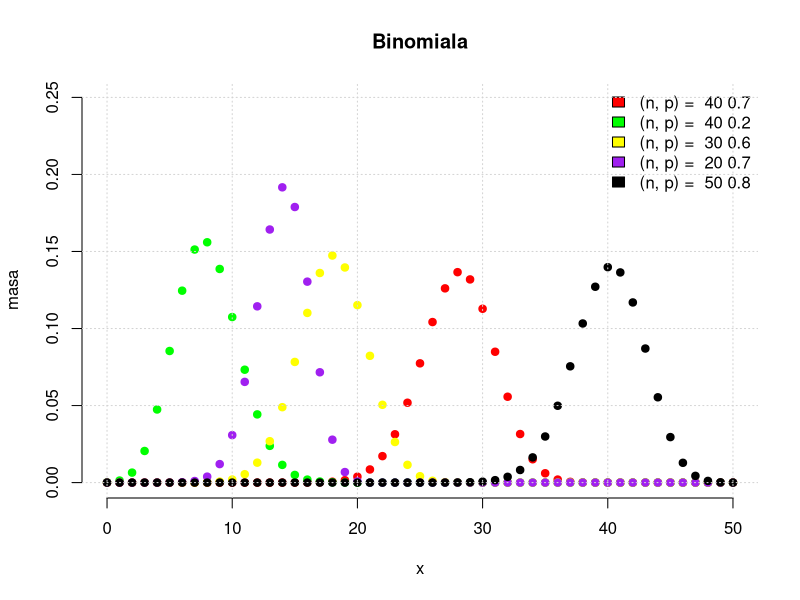
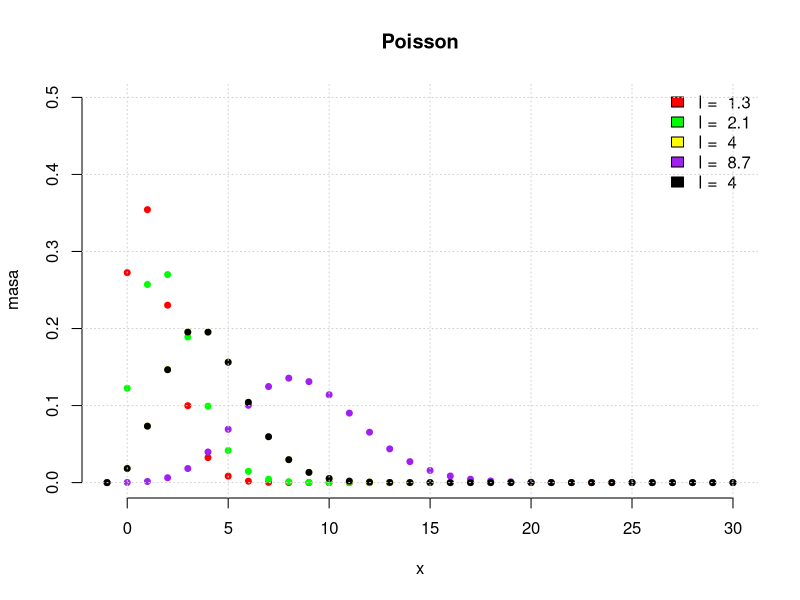
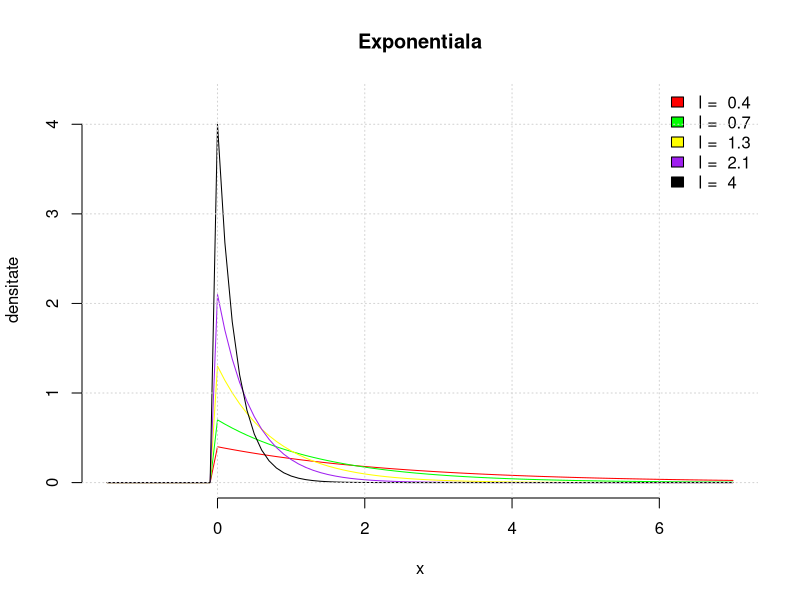
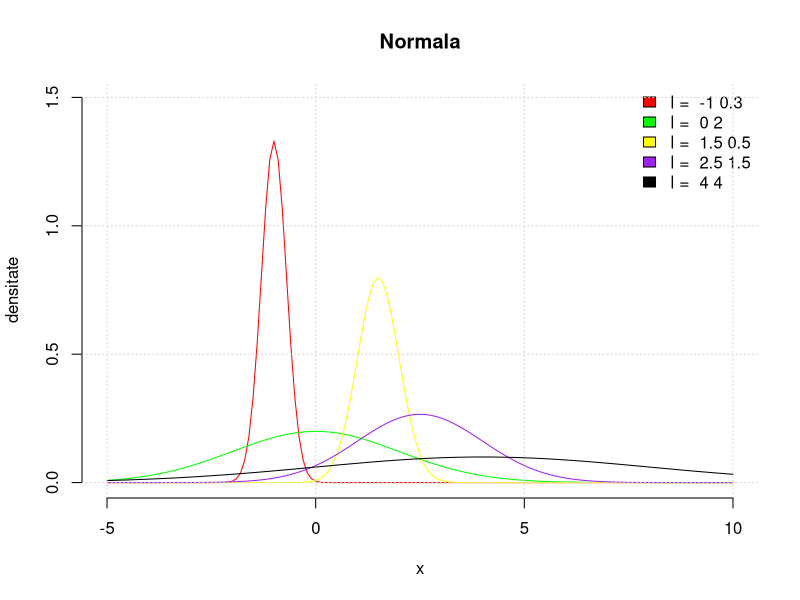
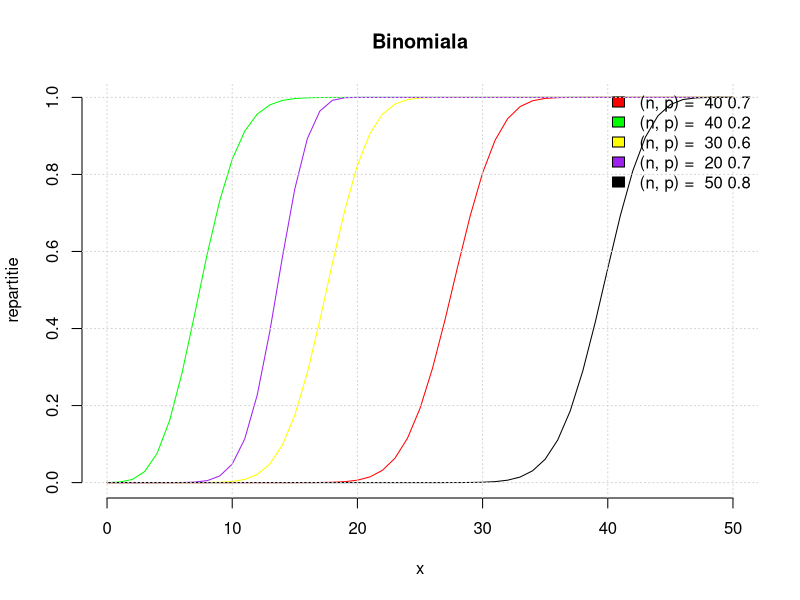
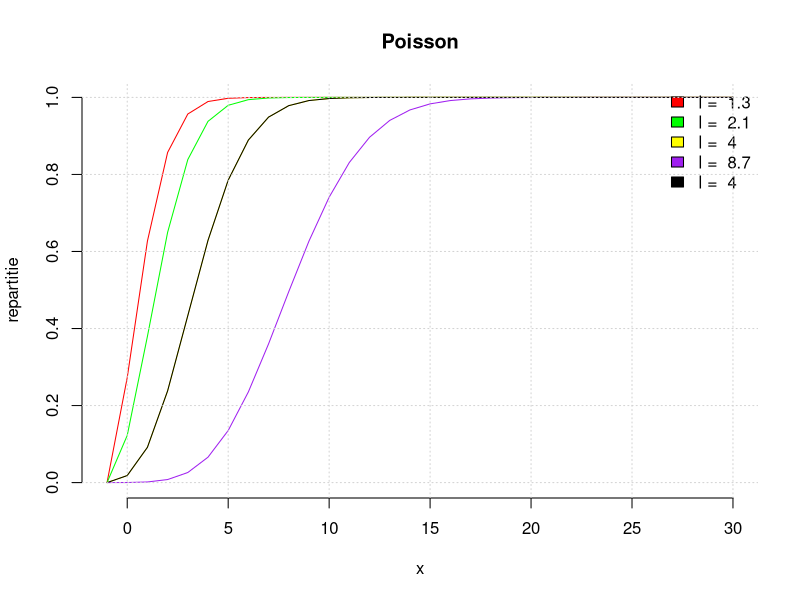
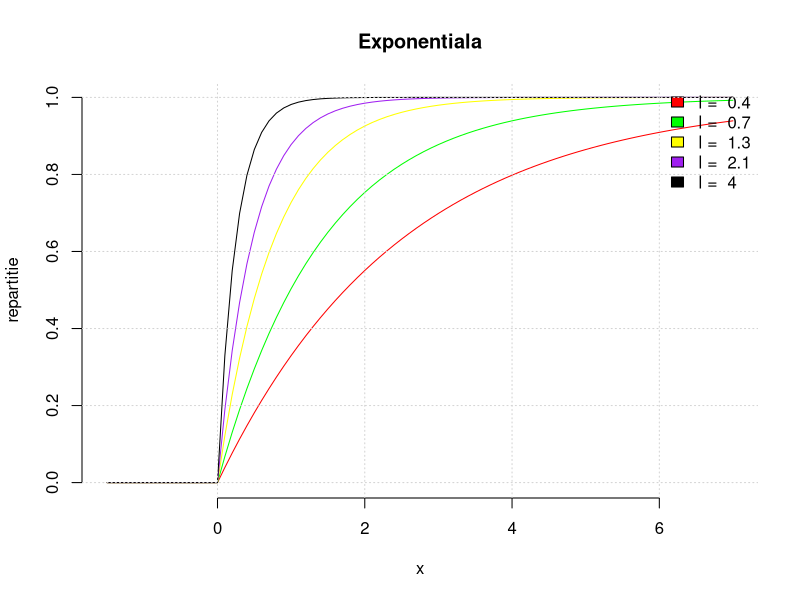
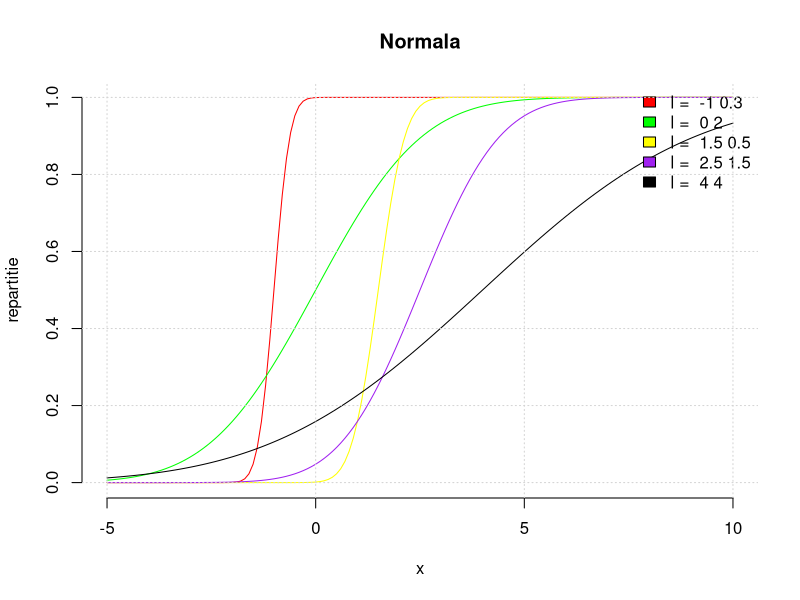

Generate these figures, in order, with R:
## ---- chunk 1
knitr::opts_chunk$set(echo = TRUE)
## ---- chunk 2
N = 1000

binomials = rbinom(N, size = 50, prob = .65)
poissons = rpois(N, lambda = 3)
exponentials = rexp(N, rate = 3)
normals = rnorm(N, mean = 5, sd = 1.3)

binomial_mean = mean(binomials)
binomial_variance = var(binomials)

pois_mean = mean(poissons)
pois_variance = var(poissons)

exponential_mean = mean(exponentials)
exponential_variance = var(exponentials)

normal_mean = mean(normals)
normal_variance = var(normals)
## ---- chunk 3
# definim un vector de 5 culori folosit pentru fiecare distributie
colors = c("red", "green", "yellow", "purple", "black")

binomial_params = matrix(c(40, 40, 30, 20, 50, .7, .2, .6, .7, .8, colors), ncol = 5, byrow = TRUE)
dimnames(binomial_params) = list(c("n", "p", "color"))

poisson_params = matrix(c(1.3, 2.1, 4, 8.7, 4, colors), ncol = 5, byrow = TRUE)
dimnames(poisson_params) = list(c("lambda", "color"))

exponential_params = matrix(c(0.4, 0.7, 1.3, 2.1, 4, colors), ncol = 5, byrow = TRUE)
dimnames(exponential_params) = list(c("lambda", "color"))

normal_params = matrix(c(-1, 0, 1.5, 2.5, 4, .3, 2, .5, 1.5, 4, colors), ncol = 5, byrow = TRUE)
dimnames(normal_params) = list(c("mean", "std_dev", "color"))
## ---- chunk 4
binomial_params
## ---- chunk 5
poisson_params
## ---- chunk 6
exponential_params
## ---- chunk 7
normal_params
## ---- chunk 8
plot <- function(params, x_axis, y_axis, x_lab, y_lab, lgd, tt = NULL, func) {
  plot.new()
  plot.window(xlim = x_axis, ylim = y_axis)
  axis(1)
  axis(2)
  title(main = tt, xlab = x_lab, ylab = y_lab)
  
  apply(params, 2, func)
  
  legend("topright", bty = "n", legend = lgd, fill = params["color",])
  grid()
}

plot(binomial_params, 
     c(0, 50), 
     c(0, .25), 
     "x", 
     "masa", 
     paste("(n, p) = ", binomial_params[1, ], binomial_params[2,]), 
     "Binomiala", 
     function(r) {
      pts = seq(from = 0, to = 50, by = 1)
      d = dbinom(pts, as.numeric(r["n"]), as.numeric(r["p"]))
      points(pts, d, col = r["color"], pch = 19)
  }
)

plot(poisson_params,
     c(-1, 30),
     c(0, .5),
     "x",
     "masa",
     paste("l = ", poisson_params[1,]),
     "Poisson",
     function(r) {
       pts = seq(from = -1, to = 30, by = 1)
       m = dpois(pts, as.numeric(r[1]))
       points(pts, m, col = r["color"], pch = 19, cex = .8)
     })

plot(exponential_params,
     c(-1.5, 7),
     c(0, 4.3),
     "x",
     "densitate",
     paste("l = ", exponential_params[1,]),
     "Exponentiala",
     function(r) {
       pts = seq(from = -1.5, to = 7, by = .1)
       p = dexp(pts, as.numeric(r[1]))
       lines(pts, p, col = r["color"])
     })

plot(normal_params,
     c(-5, 10),
     c(0, 1.5),
     "x",
     "densitate",
     paste("l = ", normal_params[1,], normal_params[2,]),
     "Normala",
     function(r) {
       pts = seq(from = -5, to = 10, by = .1)
       p = dnorm(pts, as.numeric(r[1]), as.numeric(r[2]))
       lines(pts, p, col = r["color"])
     })
## ---- chunk 9
plot(binomial_params, 
     c(0, 50), 
     c(0, 1), 
     "x", 
     "repartitie", 
     paste("(n, p) = ", binomial_params[1, ], binomial_params[2,]), 
     "Binomiala", 
     function(r) {
      pts = seq(from = 0, to = 50, by = 1)
      d = pbinom(pts, as.numeric(r["n"]), as.numeric(r["p"]))
      lines(pts, d, col = r["color"])
  }
)

plot(poisson_params,
     c(-1, 30),
     c(0, 1),
     "x",
     "repartitie",
     paste("l = ", poisson_params[1,]),
     "Poisson",
     function(r) {
       pts = seq(from = -1, to = 30, by = 1)
       m = ppois(pts, as.numeric(r[1]))
       lines(pts, m, col = r["color"])
     })

plot(exponential_params,
     c(-1.5, 7),
     c(0, 1),
     "x",
     "repartitie",
     paste("l = ", exponential_params[1,]),
     "Exponentiala",
     function(r) {
       pts = seq(from = -1.5, to = 7, by = .1)
       p = pexp(pts, as.numeric(r[1]))
       lines(pts, p, col = r["color"])
     })

plot(normal_params,
     c(-5, 10),
     c(0, 1),
     "x",
     "repartitie",
     paste("l = ", normal_params[1,], normal_params[2,]),
     "Normala",
     function(r) {
       pts = seq(from = -5, to = 10, by = .1)
       p = pnorm(pts, as.numeric(r[1]), as.numeric(r[2]))
       lines(pts, p, col = r["color"])
     })
